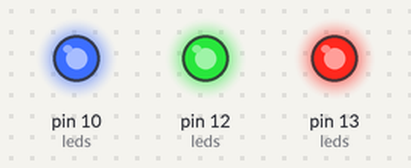
A program run on a simulated Arduino Uno, built with avr-gcc and run on an emulated ATmega328P. Parts: output pins drawn as LEDs (lit = HIGH).

Above: at 0.05 s.
At 0.75 s:
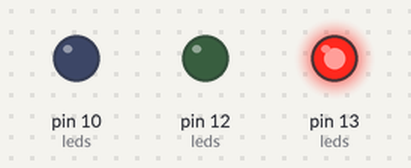
At 1.15 s:
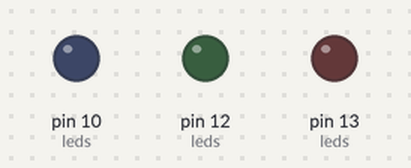
At 2.25 s:
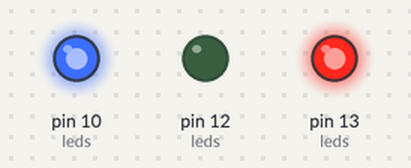
At 3.35 s:
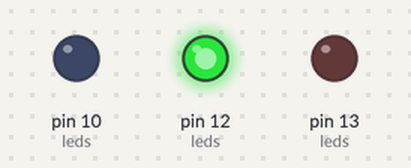
At 4.55 s:
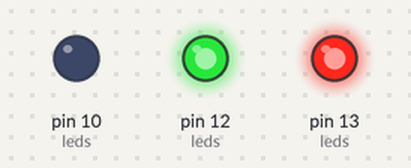
Timing chart, 0 to 4.8 s (numbered marks = the images above):
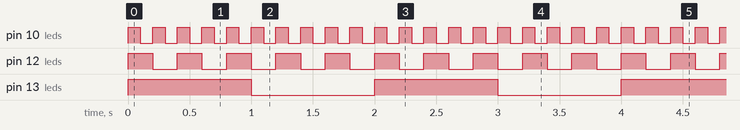

The program:

main.cpp
```cpp
#include <Arduino.h>

#define LED_COUNT 3

struct BlinkLedStruct
{
  uint8_t pin;
  long startTime;
  int highLow;
  long duration;
};

BlinkLedStruct leds[LED_COUNT] =
{
  {13, 0, LOW, 1000}, // LED on pin 13, blink every 1000 ms
  {12, 0, LOW, 200},  // LED on pin 12, blink every 200 ms
  {10, 0, LOW, 100}   // LED on pin 10, blink every 100 ms
};

void setup()
{
  for(uint8_t i=0; i<LED_COUNT; i++)
  {
      pinMode(leds[i].pin, OUTPUT);
      leds[i].startTime = millis()-leds[i].duration; // Initialize startTime to ensure the first toggle happens immediately
  }
}

void loop()
{
  long now = millis();

  for(uint8_t i=0; i<LED_COUNT; i++)
  {
      if(now-leds[i].startTime >= leds[i].duration)
      {
          leds[i].startTime = now;
          leds[i].highLow = (leds[i].highLow == HIGH) ? LOW : HIGH;
          digitalWrite(leds[i].pin, leds[i].highLow);
      }
  }
}
```

Measured:
- by itself, pin 10 (leds): alternates HIGH for 0.10 s and LOW for 0.10 s
- by itself, pin 12 (leds): alternates HIGH for 0.20 s and LOW for 0.20 s
- by itself, pin 13 (leds): alternates HIGH for 1.0 s and LOW for 1.0 s
